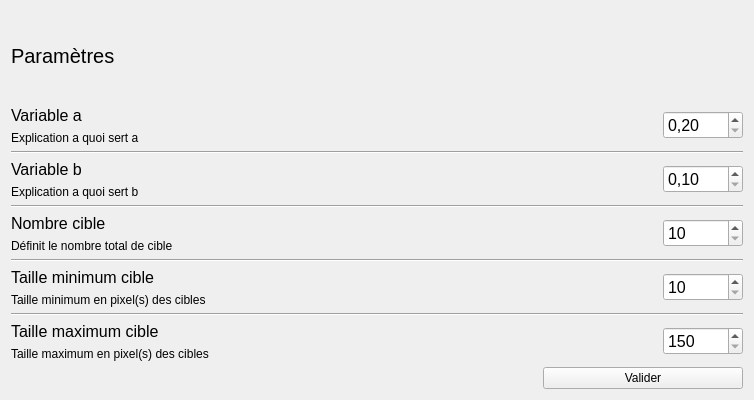
<?xml version="1.0" encoding="UTF-8"?>
<ui version="4.0">
 <class>Settings</class>
 <widget class="QWidget" name="Settings">
  <property name="geometry">
   <rect>
    <x>0</x>
    <y>0</y>
    <width>754</width>
    <height>400</height>
   </rect>
  </property>
  <property name="windowTitle">
   <string>Form</string>
  </property>
  <property name="styleSheet">
   <string notr="true"/>
  </property>
  <property name="windowFilePath">
   <string/>
  </property>
  <layout class="QHBoxLayout" name="horizontalLayout">
   <item>
    <layout class="QVBoxLayout" name="verticalLayout">
     <item>
      <widget class="QLabel" name="label">
       <property name="font">
        <font>
         <pointsize>15</pointsize>
        </font>
       </property>
       <property name="styleSheet">
        <string notr="true"/>
       </property>
       <property name="text">
        <string>Paramètres</string>
       </property>
      </widget>
     </item>
     <item>
      <layout class="QHBoxLayout" name="horizontalLayout_6">
       <item>
        <layout class="QVBoxLayout" name="verticalLayout_2">
         <item>
          <widget class="QLabel" name="label_2">
           <property name="sizePolicy">
            <sizepolicy hsizetype="Preferred" vsizetype="Preferred">
             <horstretch>0</horstretch>
             <verstretch>0</verstretch>
            </sizepolicy>
           </property>
           <property name="font">
            <font>
             <pointsize>12</pointsize>
            </font>
           </property>
           <property name="text">
            <string>Variable a</string>
           </property>
          </widget>
         </item>
         <item>
          <widget class="QLabel" name="label_3">
           <property name="text">
            <string>Explication a quoi sert a</string>
           </property>
          </widget>
         </item>
        </layout>
       </item>
       <item>
        <spacer name="horizontalSpacer_2">
         <property name="orientation">
          <enum>Qt::Horizontal</enum>
         </property>
         <property name="sizeHint" stdset="0">
          <size>
           <width>40</width>
           <height>20</height>
          </size>
         </property>
        </spacer>
       </item>
       <item>
        <widget class="QDoubleSpinBox" name="doubleSpinBox">
         <property name="minimumSize">
          <size>
           <width>80</width>
           <height>0</height>
          </size>
         </property>
         <property name="sizeIncrement">
          <size>
           <width>0</width>
           <height>0</height>
          </size>
         </property>
         <property name="baseSize">
          <size>
           <width>0</width>
           <height>0</height>
          </size>
         </property>
         <property name="font">
          <font>
           <pointsize>12</pointsize>
           <strikeout>false</strikeout>
          </font>
         </property>
         <property name="specialValueText">
          <string>0,20</string>
         </property>
        </widget>
       </item>
      </layout>
     </item>
     <item>
      <widget class="Line" name="line_4">
       <property name="orientation">
        <enum>Qt::Horizontal</enum>
       </property>
      </widget>
     </item>
     <item>
      <layout class="QHBoxLayout" name="horizontalLayout_5">
       <item>
        <layout class="QVBoxLayout" name="verticalLayout_3">
         <item>
          <widget class="QLabel" name="label_4">
           <property name="font">
            <font>
             <pointsize>12</pointsize>
            </font>
           </property>
           <property name="text">
            <string>Variable b</string>
           </property>
          </widget>
         </item>
         <item>
          <widget class="QLabel" name="label_5">
           <property name="text">
            <string>Explication a quoi sert b</string>
           </property>
          </widget>
         </item>
        </layout>
       </item>
       <item>
        <spacer name="horizontalSpacer_3">
         <property name="orientation">
          <enum>Qt::Horizontal</enum>
         </property>
         <property name="sizeHint" stdset="0">
          <size>
           <width>40</width>
           <height>20</height>
          </size>
         </property>
        </spacer>
       </item>
       <item>
        <widget class="QDoubleSpinBox" name="doubleSpinBox_2">
         <property name="minimumSize">
          <size>
           <width>80</width>
           <height>0</height>
          </size>
         </property>
         <property name="font">
          <font>
           <pointsize>12</pointsize>
          </font>
         </property>
         <property name="specialValueText">
          <string>0,10</string>
         </property>
        </widget>
       </item>
      </layout>
     </item>
     <item>
      <widget class="Line" name="line_3">
       <property name="orientation">
        <enum>Qt::Horizontal</enum>
       </property>
      </widget>
     </item>
     <item>
      <layout class="QHBoxLayout" name="horizontalLayout_4">
       <item>
        <layout class="QVBoxLayout" name="verticalLayout_4">
         <item>
          <widget class="QLabel" name="label_6">
           <property name="font">
            <font>
             <pointsize>12</pointsize>
            </font>
           </property>
           <property name="text">
            <string>Nombre cible</string>
           </property>
          </widget>
         </item>
         <item>
          <widget class="QLabel" name="label_7">
           <property name="text">
            <string>Définit le nombre total de cible</string>
           </property>
          </widget>
         </item>
        </layout>
       </item>
       <item>
        <spacer name="horizontalSpacer_4">
         <property name="orientation">
          <enum>Qt::Horizontal</enum>
         </property>
         <property name="sizeHint" stdset="0">
          <size>
           <width>40</width>
           <height>20</height>
          </size>
         </property>
        </spacer>
       </item>
       <item>
        <widget class="QSpinBox" name="spinBox">
         <property name="minimumSize">
          <size>
           <width>80</width>
           <height>0</height>
          </size>
         </property>
         <property name="font">
          <font>
           <pointsize>12</pointsize>
          </font>
         </property>
         <property name="specialValueText">
          <string>10</string>
         </property>
        </widget>
       </item>
      </layout>
     </item>
     <item>
      <widget class="Line" name="line_2">
       <property name="orientation">
        <enum>Qt::Horizontal</enum>
       </property>
      </widget>
     </item>
     <item>
      <layout class="QHBoxLayout" name="horizontalLayout_3">
       <item>
        <layout class="QVBoxLayout" name="verticalLayout_5">
         <item>
          <widget class="QLabel" name="label_8">
           <property name="font">
            <font>
             <pointsize>12</pointsize>
            </font>
           </property>
           <property name="text">
            <string>Taille minimum cible</string>
           </property>
          </widget>
         </item>
         <item>
          <widget class="QLabel" name="label_9">
           <property name="text">
            <string>Taille minimum en pixel(s) des cibles</string>
           </property>
          </widget>
         </item>
        </layout>
       </item>
       <item>
        <spacer name="horizontalSpacer_5">
         <property name="orientation">
          <enum>Qt::Horizontal</enum>
         </property>
         <property name="sizeHint" stdset="0">
          <size>
           <width>40</width>
           <height>20</height>
          </size>
         </property>
        </spacer>
       </item>
       <item>
        <widget class="QSpinBox" name="spinBox_2">
         <property name="minimumSize">
          <size>
           <width>80</width>
           <height>0</height>
          </size>
         </property>
         <property name="font">
          <font>
           <pointsize>12</pointsize>
          </font>
         </property>
         <property name="specialValueText">
          <string>10</string>
         </property>
        </widget>
       </item>
      </layout>
     </item>
     <item>
      <widget class="Line" name="line">
       <property name="orientation">
        <enum>Qt::Horizontal</enum>
       </property>
      </widget>
     </item>
     <item>
      <layout class="QHBoxLayout" name="horizontalLayout_2">
       <item>
        <layout class="QVBoxLayout" name="verticalLayout_6">
         <item>
          <widget class="QLabel" name="label_10">
           <property name="font">
            <font>
             <pointsize>12</pointsize>
            </font>
           </property>
           <property name="text">
            <string>Taille maximum cible</string>
           </property>
          </widget>
         </item>
         <item>
          <widget class="QLabel" name="label_11">
           <property name="text">
            <string>Taille maximum en pixel(s) des cibles</string>
           </property>
          </widget>
         </item>
        </layout>
       </item>
       <item>
        <spacer name="horizontalSpacer_6">
         <property name="orientation">
          <enum>Qt::Horizontal</enum>
         </property>
         <property name="sizeHint" stdset="0">
          <size>
           <width>40</width>
           <height>20</height>
          </size>
         </property>
        </spacer>
       </item>
       <item>
        <widget class="QSpinBox" name="spinBox_3">
         <property name="minimumSize">
          <size>
           <width>80</width>
           <height>0</height>
          </size>
         </property>
         <property name="font">
          <font>
           <pointsize>12</pointsize>
          </font>
         </property>
         <property name="specialValueText">
          <string>150</string>
         </property>
        </widget>
       </item>
      </layout>
     </item>
     <item>
      <layout class="QHBoxLayout" name="horizontalLayout_7">
       <item>
        <spacer name="horizontalSpacer">
         <property name="orientation">
          <enum>Qt::Horizontal</enum>
         </property>
         <property name="sizeHint" stdset="0">
          <size>
           <width>40</width>
           <height>20</height>
          </size>
         </property>
        </spacer>
       </item>
       <item>
        <widget class="QPushButton" name="pushButton">
         <property name="minimumSize">
          <size>
           <width>200</width>
           <height>0</height>
          </size>
         </property>
         <property name="maximumSize">
          <size>
           <width>200</width>
           <height>16777215</height>
          </size>
         </property>
         <property name="styleSheet">
          <string notr="true"/>
         </property>
         <property name="text">
          <string>Valider</string>
         </property>
        </widget>
       </item>
      </layout>
     </item>
    </layout>
   </item>
  </layout>
 </widget>
 <resources/>
 <connections/>
</ui>
